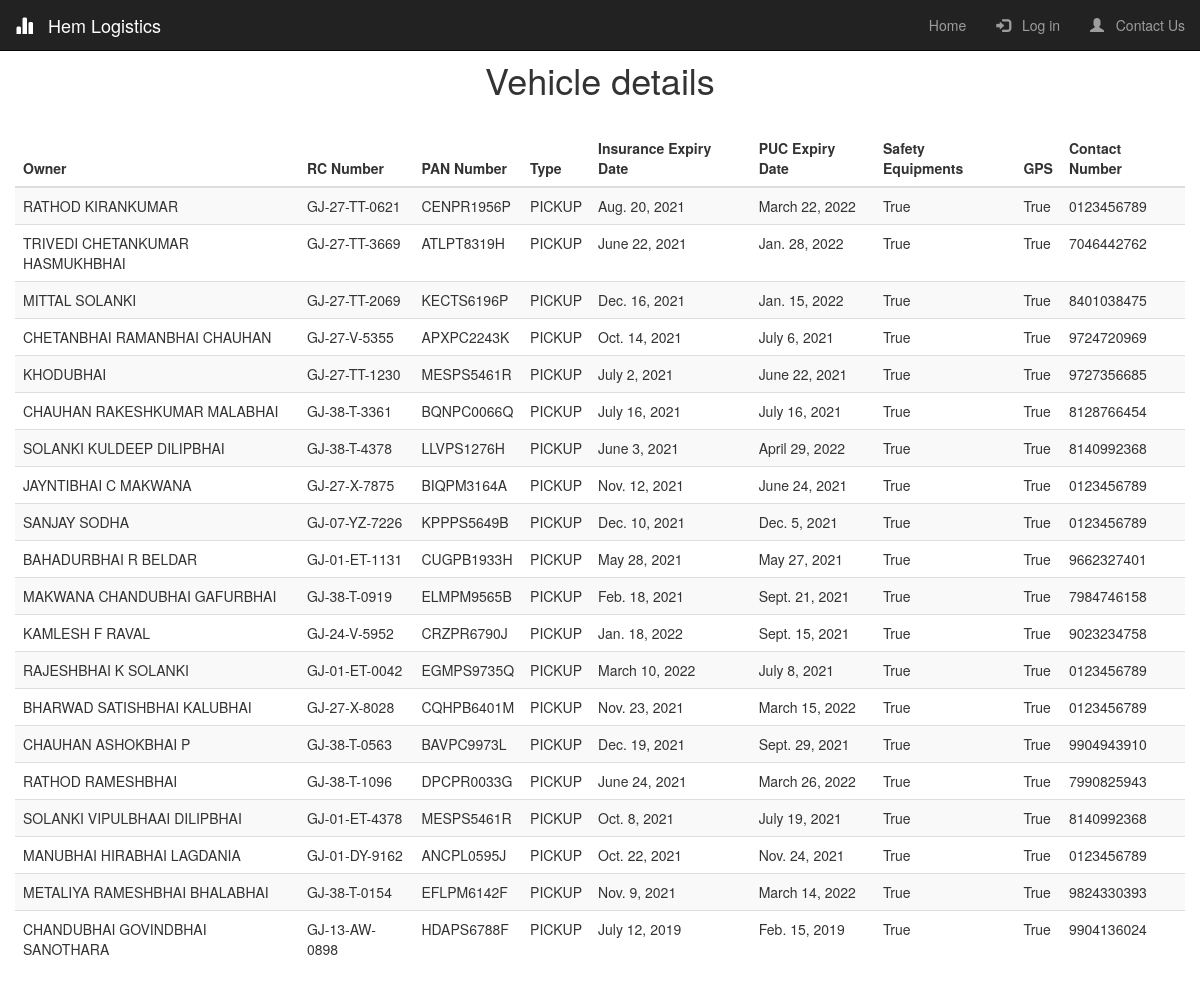
The app's page /Vehicle/, older data.
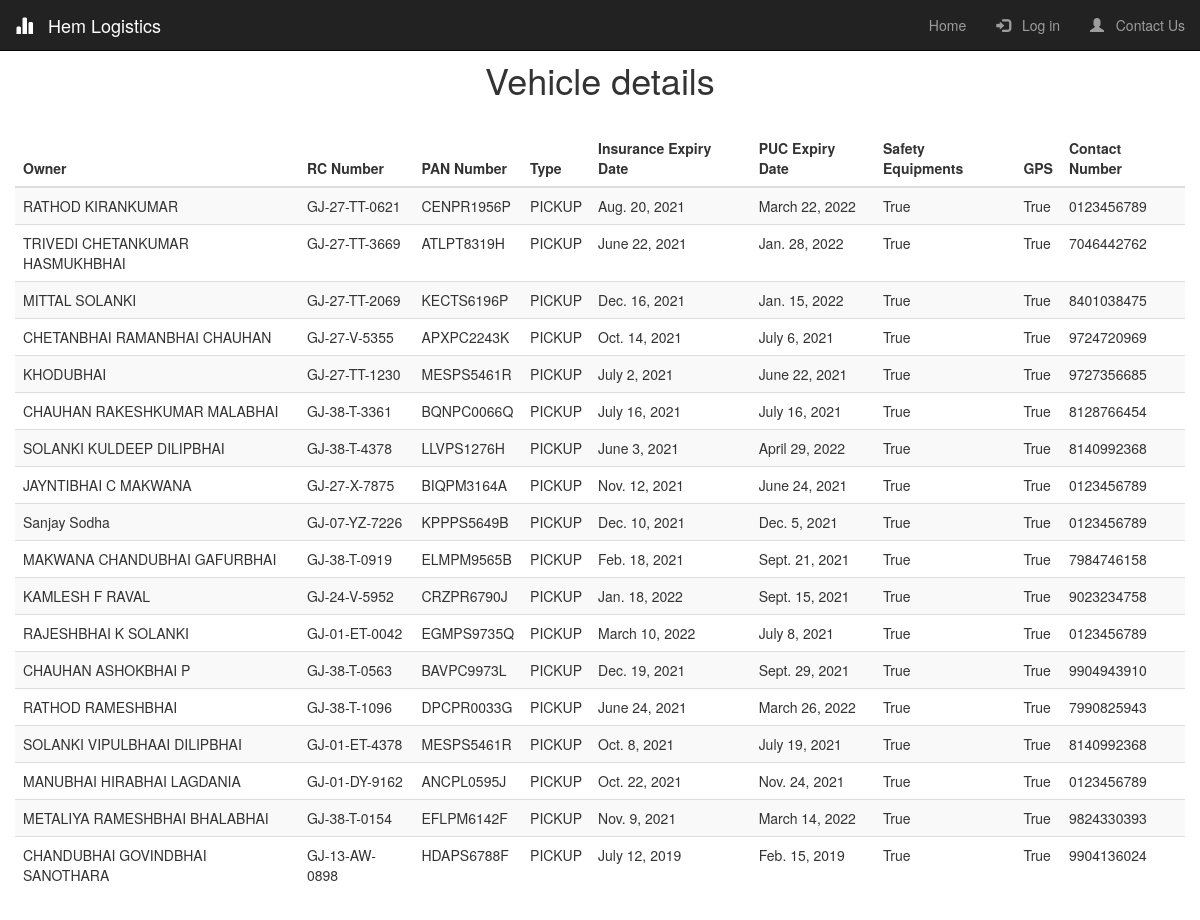
The same page, newer data.
### logistics/models.py (models this page shows, shortened)
class Vehicle(models.Model):
    Owner  = models.CharField(max_length=50, verbose_name="Owner's Name")
    RC_number = models.CharField(unique =True, verbose_name="RC Number", max_length=13, validators=[MinLengthValidator(12,message = "Invalid RC Number"), RegexValidator('([A-Z]{2})+-([0-9]{1})+-[A-Z]+-[0-9]{4}',message = "Use proper formatting")])
    PAN_number = models.CharField(verbose_name="PAN Number", max_length=10, validators=[MinLengthValidator(10,message = "Invalid PAN Number")])
    Type = models.CharField(verbose_name="Type of Vehicle", choices=TYPE_CHOICES, max_length=10)
    Other = models.CharField(blank = True,verbose_name='',max_length=10)
    Insurance_policy_number = models.CharField(max_length=25)
    PUC_expiry_date = models.DateField()
    Insurance_expiry_date = models.DateField(validators=[date_validate])#,input_formats = ['%d/%m/%Y'])
    Safety_equipments = models.BooleanField(default=False)
    GPS = models.BooleanField(default=False)
    Contact_number = models.CharField(max_length=10,validators=[MinLengthValidator(10,message = "Invalid Contact Number"),RegexValidator('([0-9]{10})',message="Should be numeric values only")])
    Notifications = models.BooleanField(verbose_name="Notifications Needed", default=True)
    Insurance_expired = models.BooleanField(default=False)
    PUC_expired = models.BooleanField(default=False)
    Available = models.BooleanField(default=True)

### logistics/views.py (the view)
# urls.py: path('Vehicle/', logistics_view.show_vehicle, name='show_vehicle'),
def show_vehicle(request):
	vehicle = Vehicle.objects.all()
	return render(request, 'show_vehicle.html', {'title':'Vehicle', 'vehicle':vehicle })

### logistics/templates/show_vehicle.html (shortened to what this page needs)
{% extends "index.html" %}
{% load crispy_forms_tags %}
{% block start %}
<link rel="stylesheet" type="text/css" href="https://cdn.datatables.net/1.10.24/css/jquery.dataTables.css">
<h1 style="text-align: center; padding-top: 20px;"> Vehicle details</h1>
<table id = "table" class="table table-striped">
    <thead class="thead-dark">
    <tr>
        <th >Owner</th>
        <th>RC Number</th>
        <th>PAN Number</th>
        <th>Type</th>
        <th>Insurance Expiry Date</th>
        <th>PUC Expiry Date</th>
        <th>Safety Equipments</th>
        <th>GPS</th>
        <th>Contact Number</th>
    </tr>
    </thead>
    <tbody>
{% for x in vehicle %}
    <tr>
        <td>{{ x.Owner }}</td>
        <td>{{ x.RC_number }}</td>
        <td>{{ x.PAN_number }}</td>
        <td id="{{ x.id }}">{{ x.Type }}</td>
        <td>{{ x.Insurance_expiry_date }}</td>
        <td>{{ x.PUC_expiry_date }}</td>
        <td>{{ x.Safety_equipments }}</td>
        <td>{{ x.GPS }}</td>
        <td>{{ x.Contact_number }}</td>
    </tr>
{% endfor %}
    </tbody>
</table>
{% endblock start %}

### logistics/templates/index.html (shortened to what this page needs)
{% load static %}
{% load crispy_forms_tags %}
<!DOCTYPE html>
<html lang="en">
<head>
  <link rel="stylesheet" href="https://maxcdn.bootstrapcdn.com/bootstrap/3.3.7/css/bootstrap.min.css" />
  <link rel="stylesheet" href="https://cdnjs.cloudflare.com/ajax/libs/font-awesome/4.7.0/css/font-awesome.min.css">
  <link rel="stylesheet" href="https://cdnjs.cloudflare.com/ajax/libs/select2/4.0.13/css/select2.min.css">
  <link rel="stylesheet" type="text/css" href="{% static 'index.css' %}" />
</head>
<body class="container-fluid">
  <header class="row">
    <nav class="navbar navbar-inverse navbar-fixed-top">
      <div class="container-fluid">
        <div class="navbar-header">
          <a class="navbar-brand" class="styleheader" href="/Home"><span class="glyphicon glyphicon-stats"></span> &nbsp; Hem Logistics</a>
        </div>
        <div class="collapse navbar-collapse" id="mainNavBar">
          <ul class="nav navbar-nav navbar-right">
            <li><a href="/Home">Home</a></li>
            {% if user.is_authenticated %}
            <li class="dropdown">
              <a class="dropdown-toggle" data-toggle="dropdown" > Notifications<span class="caret"></span></a>
              <ul class="dropdown-menu">
                <li><a class="dropdown-item" href="/PUC_Notifications">PUC </a></li>
                <li><a class="dropdown-item" href="/License_Notifications">License</a></li>
                <li><a class="dropdown-item" href="/Insurance_Notifications">Insurance</a></li>
              </ul>
            </li>
            <li class="dropdown">
              <a class="dropdown-toggle" data-toggle="dropdown" > Add<span class="caret"></span></a>
              <ul class="dropdown-menu">
                <li><a class="dropdown-item" href="/Add Driver">Driver</a></li>
                <li><a class="dropdown-item" href="/Add Vehicle">Vehicle</a></li>
                <li><a class="dropdown-item" href="/Add Client">Client</a></li>
                <li><a class="dropdown-item" href="/Add Trip Detail">Trip Detail</a></li>
                <li><a class="dropdown-item" href="/Add Bank Detail">Bank Detail</a></li>
              </ul>
            </li>
            <li><a href="/logout"><span class="glyphicon glyphicon-log-out"></span> &nbsp; Logout</a></li>
            {% else %}
            <li><a href="/login"><span class="glyphicon glyphicon-log-in"></span> &nbsp; Log in</a></li>
            {% endif %}
            <li><a href="/Contact Us"><span class="glyphicon glyphicon-user"></span> &nbsp; Contact Us</a></li>
          </ul>
        </div>
      </div>
    </nav>
  </header>
  <br />
  {% block start %}{% endblock %}
  <br />
  <br />
</body>
</html>

### logistics/static/index.css (style rules this page uses)
* { margin: auto; position: relative; box-sizing: border-box; }

Row changes from the older to the newer data that the page shows:
removed Vehicle: Owner "BAHADURBHAI R BELDAR", RC_number "GJ-01-ET-1131", PAN_number "CUGPB1933H", Type "PICKUP", Insurance_expiry_date "May 28, 2021", PUC_expiry_date "May 27, 2021", Safety_equipments "True", GPS "True", Contact_number "9662327401"
removed Vehicle: Owner "BHARWAD SATISHBHAI KALUBHAI", RC_number "GJ-27-X-8028", PAN_number "CQHPB6401M", Type "PICKUP", Insurance_expiry_date "Nov. 23, 2021", PUC_expiry_date "March 15, 2022", Safety_equipments "True", GPS "True", Contact_number "0123456789"
changed Vehicle "GJ-07-YZ-7226": Owner "SANJAY SODHA" → "Sanjay Sodha"
